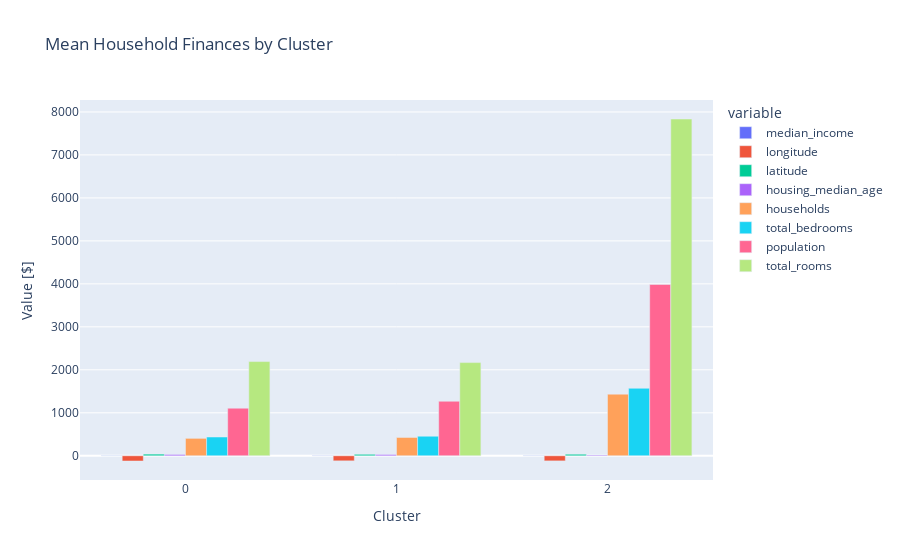

This figure's notebook cell:
### Markdown cell above
Use plotly express to create a side-by-side bar chart from `xgb` that shows the mean of the features in `X` for each of the clusters in your `final_model`. Be sure to label the x-axis `"Cluster"`, the y-axis `"Value [$]"`, and use the title `"Mean Household Finances by Cluster"

### Code cell
# Create side-by-side bar chart of `xgb`
fig = px.bar(
    xgb,
    barmode="group",
    title="Mean Household Finances by Cluster"
)

fig.update_layout(xaxis_title="Cluster", yaxis_title="Value [$]")

fig.show()

### Figure 1 — Plotly figure (JSON) as saved in the notebook; plotly's stock layout.template omitted (floating-point values rounded to 4 significant figures)
{"data": [{"alignmentgroup": "True", "hovertemplate": "variable=median_income<br>index=%{x}<br>value=%{y}<extra></extra>", "legendgroup": "median_income", "marker": {"color": "#636efa", "pattern": {"shape": ""}}, "name": "median_income", "offsetgroup": "median_income", "orientation": "v", "showlegend": true, "textposition": "auto", "type": "bar", "x": [0, 1, 2], "xaxis": "x", "y": [3.77, 3.892, 4.227], "yaxis": "y"}, {"alignmentgroup": "True", "hovertemplate": "variable=longitude<br>index=%{x}<br>value=%{y}<extra></extra>", "legendgroup": "longitude", "marker": {"color": "#EF553B", "pattern": {"shape": ""}}, "name": "longitude", "offsetgroup": "longitude", "orientation": "v", "showlegend": true, "textposition": "auto", "type": "bar", "x": [0, 1, 2], "xaxis": "x", "y": [-121.7, -118.0, -119.2], "yaxis": "y"}, {"alignmentgroup": "True", "hovertemplate": "variable=latitude<br>index=%{x}<br>value=%{y}<extra></extra>", "legendgroup": "latitude", "marker": {"color": "#00cc96", "pattern": {"shape": ""}}, "name": "latitude", "offsetgroup": "latitude", "orientation": "v", "showlegend": true, "textposition": "auto", "type": "bar", "x": [0, 1, 2], "xaxis": "x", "y": [37.96, 33.94, 35.25], "yaxis": "y"}, {"alignmentgroup": "True", "hovertemplate": "variable=housing_median_age<br>index=%{x}<br>value=%{y}<extra></extra>", "legendgroup": "housing_median_age", "marker": {"color": "#ab63fa", "pattern": {"shape": ""}}, "name": "housing_median_age", "offsetgroup": "housing_median_age", "orientation": "v", "showlegend": true, "textposition": "auto", "type": "bar", "x": [0, 1, 2], "xaxis": "x", "y": [29.77, 29.63, 16.63], "yaxis": "y"}, {"alignmentgroup": "True", "hovertemplate": "variable=households<br>index=%{x}<br>value=%{y}<extra></extra>", "legendgroup": "households", "marker": {"color": "#FFA15A", "pattern": {"shape": ""}}, "name": "households", "offsetgroup": "households", "orientation": "v", "showlegend": true, "textposition": "auto", "type": "bar", "x": [0, 1, 2], "xaxis": "x", "y": [405.4, 425.8, 1433.0], "yaxis": "y"}, {"alignmentgroup": "True", "hovertemplate": "variable=total_bedrooms<br>index=%{x}<br>value=%{y}<extra></extra>", "legendgroup": "total_bedrooms", "marker": {"color": "#19d3f3", "pattern": {"shape": ""}}, "name": "total_bedrooms", "offsetgroup": "total_bedrooms", "orientation": "v", "showlegend": true, "textposition": "auto", "type": "bar", "x": [0, 1, 2], "xaxis": "x", "y": [436.6, 454.5, 1570.0], "yaxis": "y"}, {"alignmentgroup": "True", "hovertemplate": "variable=population<br>index=%{x}<br>value=%{y}<extra></extra>", "legendgroup": "population", "marker": {"color": "#FF6692", "pattern": {"shape": ""}}, "name": "population", "offsetgroup": "population", "orientation": "v", "showlegend": true, "textposition": "auto", "type": "bar", "x": [0, 1, 2], "xaxis": "x", "y": [1107.0, 1268.0, 3986.0], "yaxis": "y"}, {"alignmentgroup": "True", "hovertemplate": "variable=total_rooms<br>index=%{x}<br>value=%{y}<extra></extra>", "legendgroup": "total_rooms", "marker": {"color": "#B6E880", "pattern": {"shape": ""}}, "name": "total_rooms", "offsetgroup": "total_rooms", "orientation": "v", "showlegend": true, "textposition": "auto", "type": "bar", "x": [0, 1, 2], "xaxis": "x", "y": [2192.0, 2168.0, 7836.0], "yaxis": "y"}], "layout": {"barmode": "group", "legend": {"title": {"text": "variable"}, "tracegroupgap": 0}, "title": {"text": "Mean Household Finances by Cluster"}, "xaxis": {"anchor": "y", "domain": [0, 1], "title": {"text": "Cluster"}}, "yaxis": {"anchor": "x", "domain": [0, 1], "title": {"text": "Value [$]"}}}}
